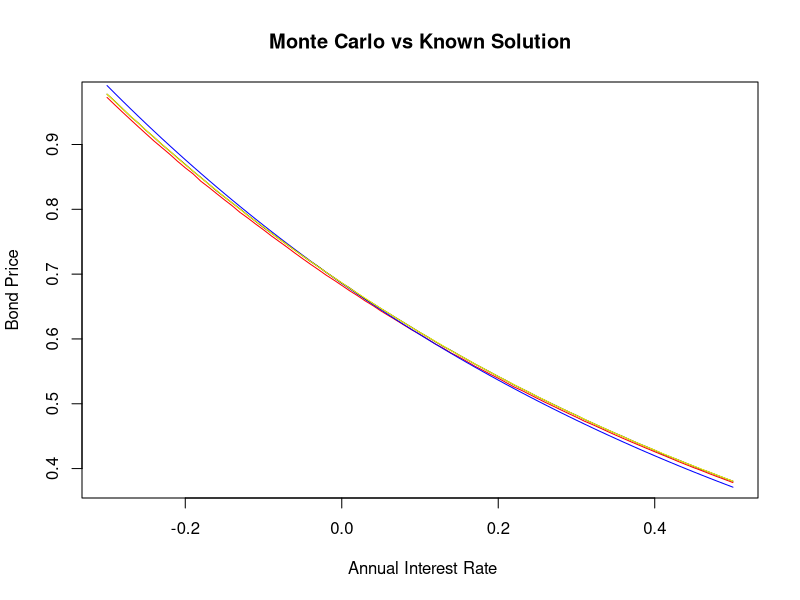
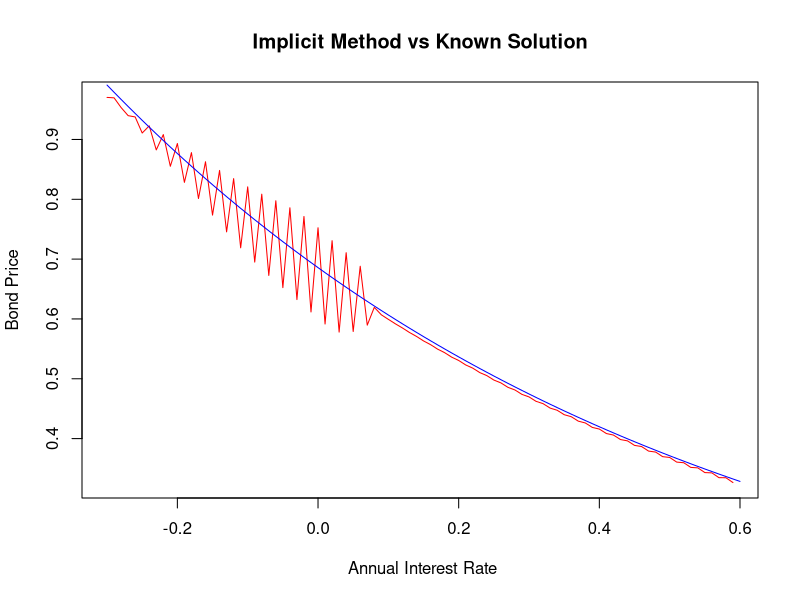
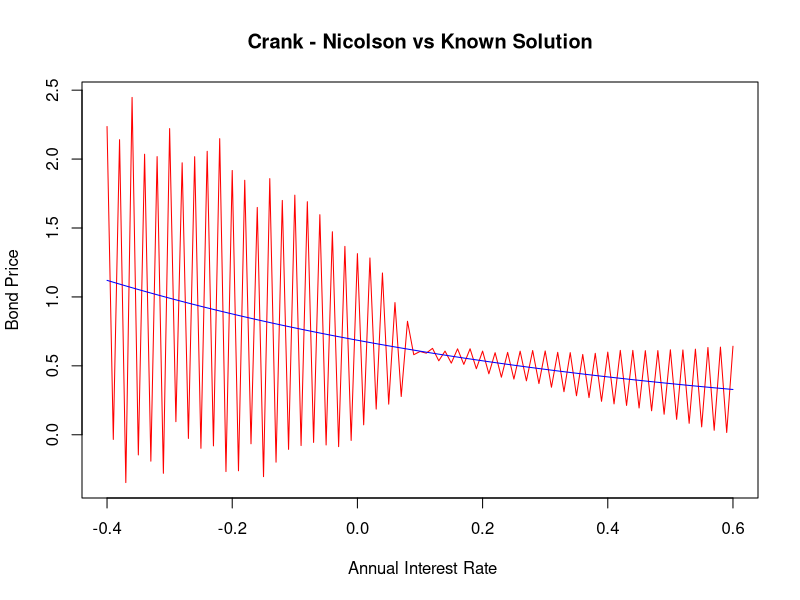

The R script that drew these images, in order:
## ---- chunk 1
knitr::opts_chunk$set(echo = TRUE)
rm(list = ls(all =TRUE))
## ---- chunk 2
# Closed form solution to Bond price

bond_price <- function(alpha=0.08,beta=0.8,sigma=0.005,t=0,T=1,r=0.08){
  A <- (1-exp(-beta*(T-t)))/(beta)
  B <- (1/beta)*((alpha-(sigma)^2/(2*beta))*(A - T +t) - (sigma^(2)*A^2)/(4))
  exp(-A*r +B)
}

## ---- chunk 3
# Monte Carlo Simulation

monte_carlo <- function(alpha =0.08, beta=0.8, sigma=0.005, t=0, T=1, r=0.08, n=1000, s=100){
  # s = number of sub-intervals
  # n = number of simulation trials  
  
  dt <- T/s
  sim_path <- matrix(NA,nrow = n, ncol = 1) # matrix to store simulated path integrals
  sim_r <- NULL # vector to store rates on the path
  
  
  for (d in 1:n){
    sim_r[1] <- r
    for (j in 2:s){
      mu <- alpha/beta + exp(-beta*dt)*(sim_r[j-1] -alpha/beta)
      sd <- sqrt((sigma^2/(2*beta))*(1 -exp(-2*beta*(dt))))
      sim_r[j] <- rnorm(1,mu,sd)
    }
    
    int <- dt*(sum(sim_r)) # integral of path
    sim_path[d,1] <- exp(-int) # bond price of path
    
  }
  mean(sim_path) # empirical expectation of bond price using all paths
}

## ---- chunk 4

# Another Version of the MOnte Carlo simulations
Crude_Monte_Carlo=function(alpha =0.08,beta=0.8,sigma=0.005,T=1,r0 = 0.08,n=1000,s=100){
  
  # alpha, beta, sigma <- Fixed Parameters
  # T <- maturity time
  # r0 <- Initial rate at time 0
  # n <- Number of Simulations
  # s <- NUmber of Subintervals 
  
  #Simulate interest rates
  dt <- T/s # Length of sub-intervals
  sim_path= matrix(0,s+1,n) # Matrix that stores rate pathways
  sim_path[1,]= r0
  
  for (i in 1:n){
    for (j in 2:(s+1)){
      dr=(alpha-beta*sim_path[j-1,i])*dt+sigma*sqrt(dt)*rnorm(1)# Euler Discretization
      sim_path[j,i]=sim_path[j-1,i]+dr
    }
  }
  
  # Monte Carlo Simulations
  Sum=colSums(sim_path[2:(s+1),]*dt)
  int=exp(-Sum)
  mean=mean(int)
  sd=sd(int)/sqrt(n)
  result=mean
  result
}


## ---- chunk 5
# Improvements to the Monte Carlo Simulation


#################################################################################
# Antithetic Variates
################################################################################

Antithetic_variates= function(alpha =0.08,beta=0.8,sigma=0.005,T=1,r0 = 0.08,n=1000,s=100){
  dt <- T/s # Length of sub-intervals
  sim_path= matrix(0,s+1,n) # Matrix that stores rate pathways
  sim_path_inv= matrix(0,nrow = s+1, ncol = n)# matrix to generate interest paths using inverse RV
  sim_path[1,]= r0
  sim_path_inv[1,]=r0
  z = rnorm(n)
  z. = -z
  
  for (i in 1:n){
    for (j in 2:(s+1)){
      dr=(alpha-beta*sim_path[j-1,i])*dt+sigma*sqrt(dt)*z[i] # Euler Discretization
      dr_i= (alpha-beta*sim_path_inv[j-1,i])*dt + sigma*sqrt(dt)*z.[i]
      sim_path[j,i]=sim_path[j-1,i]+dr
      sim_path_inv[j,i]=sim_path_inv[j-1,i]+dr_i
      
    }
  }
  
  # Monte Carlo Simulations
  Sum=colSums(sim_path[2:(s+1),]*dt)
  Sum.=colSums(sim_path_inv[2:(s+1),]*dt)
  int.=exp(-Sum.)
  int=exp(-Sum)# Estimate using the conjugate rates
  Average=(int+int.)/2 # Average of estimates
  mean=mean(Average)
  sd=sd(Average)/sqrt(n)
  result= mean
  result
  
}



## ---- chunk 6
#################################################################################
# Moment matching
#################################################################################

Moment_Matching=function(alpha =0.08,beta=0.8,sigma=0.005,T=1,r0 = 0.08,n=1000,s=100){
  
  # alpha, beta, sigma <- Fixed Parameters
  # T <- maturity time
  # r0 <- Initial rate at time 0
  # n <- Number of Simulations
  # s <- NUmber of Subintervals 
  
  #Simulate interest rates
  dt <- T/s # Length of sub-intervals
  sim_path= matrix(0,s+1,n) # Matrix that stores rate pathways
  sim_path[1,]= r0
  z=rnorm(n)
  z_m= z-mean(z) # MOMENT MATCHING TRANSFORMATION 
  
  for (i in 1:n){
    for (j in 2:(s+1)){
      dr=(alpha-beta*sim_path[j-1,i])*dt+sigma*sqrt(dt)*z_m[i]# Euler Discretization
      sim_path[j,i]=sim_path[j-1,i]+dr
    }
  }
  
  # Monte Carlo Simulations
  Sum=colSums(sim_path[2:(s+1),]*dt)
  int=exp(-Sum)
  mean=mean(int)
  sd=sd(int)/sqrt(n)
  result=mean
  result
}

## ---- chunk 7
#################################################################################
# Control Variates
#################################################################################

# We have decided to make use of the CIR model as our control variate process.
# Below is the closed form solution under the CIR model
bond_price_CIR <- function(alpha,beta,sigma,t,T,r0){
  h <- sqrt(alpha^(2)+2*sigma^(2))
  A <-(2*h*exp((alpha+h)*(T-t)/2)/(2*h+(alpha+h)*(exp((T-t)*(h))-1)))^((2*alpha*beta)/sigma^(2))
  B <-2*(exp((T-t)*(h))-1)/(2*h+(alpha+h)*(exp((T-t)*(h))-1))
  A*exp(-B*r0)
}


# Monte Carlo Simulations of Bond Price under the CIR model

CIR_MC= function(alpha,beta,sigma,T,r0,n,s){
  
  dt <- T/s # Length of sub-intervals
  sim_path= matrix(0,s+1,n) # Matrix that stores rate pathways
  sim_path[1,]= r0
  
  for (i in 1:n){
    for (j in 2:(s+1)){
      dr=alpha*(beta-sim_path[j-1,i])*dt+(sigma*sqrt(dt)*rnorm(1)*sqrt(sim_path[j-1,i]))# Euler Discretization
      sim_path[j,i]=sim_path[j-1,i]+dr
    
    }
  }
  
  # Monte Carlo Simulations
  Sum=colSums(sim_path[2:(s+1),]*dt)
  int=exp(-Sum)
  mean=mean(int)
  sd=sd(int)/sqrt(n)
  result=c(mean,sd)
  result
  
}

# Therefore the control variates estimate:

Control_Variates_estimate= function(alpha, beta, sigma,t,T,r0,n,s){
  Crude_Monte_Carlo(alpha,beta,sigma,T,r0,n,s)[1]- CIR_MC(alpha,beta,sigma,T,r0,n,s)[1]+bond_price_CIR(alpha,beta,sigma,t,T,r0)
}
  

## ---- chunk 8

#============================================================================================
# Doing some plots

xvec <- seq(-0.3,0.5,0.01)
S <- NULL
for (r in 1:length(xvec)){
  S[r] <- bond_price(0.08,0.8,0.005,0,5,xvec[r])
}

CR <- NULL
AV <- NULL
MM <- NULL

for (k in 1: length(xvec)){
  CR[k] <- Crude_Monte_Carlo(r0 = xvec[k], T=5)
}

for (s in 1: length(xvec)){
  AV[s] <- Antithetic_variates(r0 = xvec[s], T =5)
  
}

for (j in 1: length(xvec)){
  MM[j] <- Moment_Matching(r0 = xvec[j], T =5)
  
}

plot(CR, x = xvec[1:length(xvec)],xlab = " Annual Interest Rate",ylab = "Bond Price",type = "l", col ="red", main = "Monte Carlo vs Known Solution")
lines(xvec,S, col ="blue", lty =1.5)
lines(xvec,AV, col ="black", lty =1.5)
lines(xvec,MM, col ="yellow", lty =1.5)
## ---- chunk 9
# Explicit Method

# Simple Bond price function
B <- function(t,T,r){
  exp(-(T-t)*r)
}

explicit <- function(alpha= 0.08,beta=0.8,sigma=0.005,r=0.08,I=1:100,T=2){

# I = partition of time
# J = partition of rate
# dr = length of rate sub-intervals
# r must be in the middle of partition of J
# length of J must be twice the length of I
dr <- 2*r/(2*length(I))
  
J <- seq(0,2*r,dr)    

dt = T/length(I) # length of each time sub-interval

V <- matrix(NA, nrow = length(J), ncol = length(I)+1) # empty matrix
nr <- length(J) # number of rows of the matrix - represents partition of rate
nt <- length(I)+1 # number of columns - represents partition of time

V[,length(I)+1] <- rep(1) # Boundary condition at expiry of bond

count <- 0 # set up count variable
for (i in rev(I)){ # rev is the reverse order of the time partition | i corresponds to the columns of the lattice
  count <- count+1 # keeping track of loop
  for (j in (1+count):(nr-count)){ # j corresponds to the rows of the lattice
    pu <- dt*(sigma^2/(2*dr^2) + (alpha -beta*J[nr-j])/(2*dr)) # up value
    pm <- 1 - (sigma^2*dt)/(dr^2) # middle value
    pd <- dt*(sigma^2/(2*(dr^2)) - (alpha -beta*J[nr-j])/(2*dr)) # down value
    V[j,i] <- ((1+J[nr-j]*dt)^(-1))*(pu*V[j-1,i+1] + pm*V[j,i+1] +pd*V[j+1,i+1])
  }

}

V[(nr+1)/2,1]

}


#============================================================================================
#Doing some plots
# 
# xvec <- seq(-0.3,0.5,0.01)
# H <- NULL
# for (r in 1:length(xvec)){
#   S[r] <- bond_price(0.08,0.8,0.005,0,1,xvec[r])
# }
# 
# for (i in 1:length(xvec)){
#   H[i] <- explicit(r = xvec[i], I= 1:50, T=5)
# }
# 
# plot(H, x = xvec,xlab = " Annual Interest Rate",ylab = "Bond Price",type = "l", col ="red", main = "Crank - Nicolson vs Known Solution")
# lines(xvec,S, col ="blue", lty =1.5)

## ---- chunk 10

# Implicit Method

implicit <- function(alpha= 0.08,beta=0.8,sigma=0.005,r=0.08,I=1:100, J =seq(0,0.10,0.01),T=1){
  # I = partition of time interval
  # J = partition of short rate variable
  
  nr <- length(J) # number of rows based on rate grid points
  nc <- length(I) # number of columns based on number of time grid points
  
  dr <- J[2] - J[1] #length of each sub-interval across J
  dt <- T/length(I) #length of each sub-interval across I
  
  
  # For each j in J we define the following functions at a fixed time point
  
  pd <- function(j){
    dt*((alpha-beta*J[j+1])/(2*dr) - (sigma^2)/(2*dr^2))
    
  }
  
  pm <- function(j){
    dt*(J[j+1] + 1/dt +sigma^2/(dr^2))
  }
  
  pu <- function(j){
    -dt*((alpha-beta*J[j+1])/(2*dr) + (sigma^2)/(2*dr^2))
    
  }
  
  # Setting up tridiagonal matrix
  Diag <- matrix(0,nrow = nr-1,ncol = nr-1)
  
  # Filling main diagonal
  for (j in 1:(nr-1)){
    Diag[j,j] <- pm(j)
    
  }
  
  # Filling lower diagonal
  for (j in 2:(nr-1)){
    Diag[j,j-1] <- pd(j)
  }
  
  # Filling upper diagonal
  for (j in 1:(nr-2)){
    Diag[j,j+1] <- pu(j)
  }
  
  
  B <- matrix(1,ncol = 1,nrow = nr-1) # The matrix of bond prices at maturity time 
  
  for (i in I){
    C <- matrix(0,ncol = 1, nrow = nr-1) # Another matrix for boundary conditions
    C[nr-1,1] <- (-pu(nr-1))*B[nr-1,1]
    C[1,1] <- -pd(1)
    A <- B + C # Working backwards recursively 
    B <- solve(Diag)%*%A 
  }
  
  B # Output of bond prices at time 0 for varying rates
  
}


#============================================================================================

# Doing some plots

xvec <- seq(-0.3,0.6,0.01)
R <- implicit(T=5,J= xvec, I = 1:1250)
S <- NULL
for (r in 1:length(xvec)){
  S[r] <- bond_price(0.08,0.8,0.005,0,5,xvec[r])
  }
plot(R, x = xvec[1:length(xvec)-1],xlab = " Annual Interest Rate",ylab = "Bond Price",type = "l", col ="red", main = "Implicit Method vs Known Solution")
lines(xvec,S, col ="blue", lty =1.5)



## ---- chunk 11
# Crank-Nicholson Method

CN <- function(alpha = 0.08, beta = 0.8, sigma = 0.005, r = 0.08, T =5 , I = 1:1250, J = seq(-0.4,0.6,0.01)){
  # I = partition of time interval
  # J = partition of short rate interval
  
  M <- length(J)
  N <- length(I)
  
  dt <- T/N
  dr <- J[2] -J[1]
  #===========================================================================================
  # Define the following functions for j = 1,...,M at each time point i
  
  
  pd <- function(j){
    (alpha -beta*J[j])/(4*dr) - sigma^2/(4*(dr^2))
  }
  
  pm <- function(j){
    sigma^2/(2*(dr^2)) + J[j]/2
  }
  
  pu <- function(j){
    -(alpha -beta*J[j])/(4*dr) - sigma^2/(4*(dr^2)) 
  }
  
  
  
  #===========================================================================================
  # Define 2 tridiagonal matricies. One for time point i and one for time point i+1
  
  Diag_1 <- matrix(0,nrow = M,ncol = M)
  Diag_2 <- matrix(0,nrow = M,ncol = M)
  
  # Main diagonal of matrix 1
  for (j in 1:M){
    Diag_1[j,j] <- -1/dt - pm(j)
    
  }
  
  # Filling lower diagonal of matrix 1
  for (j in 2:M){
    Diag_1[j,j-1] <- -pd(j)
  }
  
  # Filling upper diagonal of matirx 1
  for (j in 1:M-1){
    Diag_1[j,j+1] <- -pu(j)
  }  
  
  # Main diagonal of matrix 2
  for (j in 1:M){
    Diag_2[j,j] <- -1/dt + pm(j)
    
  }
  
  # Filling lower diagonal of matrix 2
  for (j in 2:M){
    Diag_2[j,j-1] <- pd(j)
  }
  
  # Filling upper diagonal of matirx 2
  for (j in 1:M-1){
    Diag_2[j,j+1] <- pu(j)
  }
  
  
  #===========================================================================================
  # Constructing more matricies and iterating the procedure from maturity to time 0

  Bond_values <- matrix(1,nrow = M, ncol = 1)
  
  # C_1 <- matrix(0,nrow = M,ncol = 1)
  # C_1[1,1] <- -pd(1)
  # C_1[M,1] <- -pu(M)
  # 
  # C_2 <- matrix(0,nrow = M,ncol = 1)
  # C_2[1,1] <- pd(1)
  # C_2[M,1] <- pu(M)
  

  
  for (i in 1:(length(I)+1)){
    Inv <- solve(Diag_1)
    RHS <- Diag_2%*%Bond_values 
    Bond_values <- Inv%*%RHS
  }

  Bond_values
  
}




#============================================================================================
# Doing some plots

xvec <- seq(-0.4,0.6,0.01)
S <- NULL
for (r in 1:length(xvec)){
  S[r] <- bond_price(0.08,0.8,0.005,0,5,xvec[r])
}
plot(CN(), x = xvec[1:length(xvec)],xlab = " Annual Interest Rate",ylab = "Bond Price",type = "l", col ="red", main = "Crank - Nicolson vs Known Solution")
lines(xvec,S, col ="blue", lty =1.5)
## ---- chunk 12
# Modified Fully Implicit Method
## ---- chunk 13
# Comparison of results
# Varying short rates

compare_mat <- matrix(NA,nrow = 10, ncol = 8) # matrix of comparison

colnames(compare_mat) <- c("Alpha","Beta","Sigma","Initial rate","Known Price","Monte Carlo"," MC System Time","MC Squared Deviations")


a = 0.01
b = 0.1
s = 0.04
t= 0
T = 1

for (j in 1:10){
  compare_mat[j,1] <- a
  compare_mat[j,2] <- b
  compare_mat[j,3] <- s
  compare_mat[j,4] <- 0.01 +0.01*(j-1)
  compare_mat[j,5] <- bond_price(alpha = compare_mat[j,1],beta = compare_mat[j,2], sigma = compare_mat[j,3], t= 0, T = 1, r = compare_mat[j,4])
  start_time <- proc.time()[1]
  compare_mat[j,6] <- monte_carlo(alpha = compare_mat[j,1],beta = compare_mat[j,2], sigma = compare_mat[j,3], t= 0, T = 1, r = compare_mat[j,4], n = 1000, s=250)
  compare_mat[j,7] <- proc.time()[1] -start_time
  compare_mat[j,8] <- (compare_mat[j,6] -compare_mat[j,5])^2
}

var <- sum(compare_mat[,8])/9

library(knitr)
kable(compare_mat,align = "c")
      
